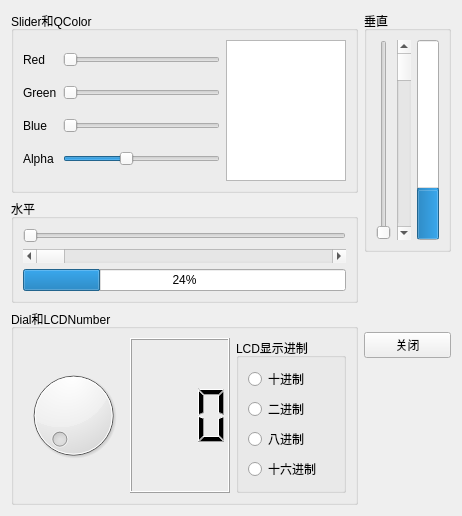
<?xml version="1.0" encoding="UTF-8"?>
<ui version="4.0">
 <class>Widget</class>
 <widget class="QWidget" name="Widget">
  <property name="geometry">
   <rect>
    <x>0</x>
    <y>0</y>
    <width>462</width>
    <height>516</height>
   </rect>
  </property>
  <property name="windowTitle">
   <string>Widget</string>
  </property>
  <layout class="QHBoxLayout" name="horizontalLayout_3">
   <item>
    <layout class="QVBoxLayout" name="verticalLayout_2">
     <item>
      <widget class="QGroupBox" name="groupBox">
       <property name="title">
        <string>Slider和QColor</string>
       </property>
       <layout class="QGridLayout" name="gridLayout_2">
        <item row="0" column="0">
         <layout class="QGridLayout" name="gridLayout">
          <item row="3" column="0">
           <widget class="QLabel" name="label_4">
            <property name="text">
             <string>Alpha</string>
            </property>
           </widget>
          </item>
          <item row="0" column="0">
           <widget class="QLabel" name="label">
            <property name="text">
             <string>Red</string>
            </property>
           </widget>
          </item>
          <item row="2" column="0">
           <widget class="QLabel" name="label_3">
            <property name="text">
             <string>Blue</string>
            </property>
           </widget>
          </item>
          <item row="1" column="0">
           <widget class="QLabel" name="label_2">
            <property name="text">
             <string>Green</string>
            </property>
           </widget>
          </item>
          <item row="1" column="1">
           <widget class="QSlider" name="SliderGreen">
            <property name="maximum">
             <number>255</number>
            </property>
            <property name="orientation">
             <enum>Qt::Horizontal</enum>
            </property>
           </widget>
          </item>
          <item row="2" column="1">
           <widget class="QSlider" name="SliderBlue">
            <property name="maximum">
             <number>255</number>
            </property>
            <property name="orientation">
             <enum>Qt::Horizontal</enum>
            </property>
           </widget>
          </item>
          <item row="3" column="1">
           <widget class="QSlider" name="SliderAlpha">
            <property name="maximum">
             <number>255</number>
            </property>
            <property name="value">
             <number>100</number>
            </property>
            <property name="orientation">
             <enum>Qt::Horizontal</enum>
            </property>
           </widget>
          </item>
          <item row="0" column="1">
           <widget class="QSlider" name="SliderRed">
            <property name="maximum">
             <number>255</number>
            </property>
            <property name="orientation">
             <enum>Qt::Horizontal</enum>
            </property>
           </widget>
          </item>
         </layout>
        </item>
        <item row="0" column="1">
         <widget class="QTextEdit" name="textEdit">
          <property name="minimumSize">
           <size>
            <width>100</width>
            <height>0</height>
           </size>
          </property>
          <property name="maximumSize">
           <size>
            <width>120</width>
            <height>16777215</height>
           </size>
          </property>
          <property name="palette">
           <palette>
            <active>
             <colorrole role="Base">
              <brush brushstyle="SolidPattern">
               <color alpha="255">
                <red>0</red>
                <green>255</green>
                <blue>0</blue>
               </color>
              </brush>
             </colorrole>
            </active>
            <inactive/>
            <disabled/>
           </palette>
          </property>
         </widget>
        </item>
       </layout>
      </widget>
     </item>
     <item>
      <widget class="QGroupBox" name="groupBox_2">
       <property name="title">
        <string>水平</string>
       </property>
       <layout class="QVBoxLayout" name="verticalLayout">
        <item>
         <widget class="QSlider" name="SliderH">
          <property name="orientation">
           <enum>Qt::Horizontal</enum>
          </property>
         </widget>
        </item>
        <item>
         <widget class="QScrollBar" name="ScrollBarH">
          <property name="orientation">
           <enum>Qt::Horizontal</enum>
          </property>
         </widget>
        </item>
        <item>
         <widget class="QProgressBar" name="progBarH">
          <property name="value">
           <number>24</number>
          </property>
         </widget>
        </item>
       </layout>
      </widget>
     </item>
     <item>
      <widget class="QGroupBox" name="groupBox_3">
       <property name="title">
        <string>Dial和LCDNumber</string>
       </property>
       <layout class="QHBoxLayout" name="horizontalLayout">
        <item>
         <widget class="QDial" name="dial">
          <property name="minimumSize">
           <size>
            <width>80</width>
            <height>0</height>
           </size>
          </property>
         </widget>
        </item>
        <item>
         <widget class="QLCDNumber" name="lcdNumber">
          <property name="minimumSize">
           <size>
            <width>80</width>
            <height>0</height>
           </size>
          </property>
          <property name="digitCount">
           <number>3</number>
          </property>
         </widget>
        </item>
        <item>
         <widget class="QGroupBox" name="groupBox_4">
          <property name="minimumSize">
           <size>
            <width>110</width>
            <height>0</height>
           </size>
          </property>
          <property name="title">
           <string>LCD显示进制</string>
          </property>
          <layout class="QGridLayout" name="gridLayout_4">
           <item row="0" column="0">
            <widget class="QRadioButton" name="radioBtnDec">
             <property name="text">
              <string>十进制</string>
             </property>
            </widget>
           </item>
           <item row="1" column="0">
            <widget class="QRadioButton" name="radioButton_2">
             <property name="text">
              <string>二进制</string>
             </property>
            </widget>
           </item>
           <item row="2" column="0">
            <widget class="QRadioButton" name="radioButton_3">
             <property name="text">
              <string>八进制</string>
             </property>
            </widget>
           </item>
           <item row="3" column="0">
            <widget class="QRadioButton" name="radioBtnHex">
             <property name="text">
              <string>十六进制</string>
             </property>
            </widget>
           </item>
          </layout>
         </widget>
        </item>
       </layout>
      </widget>
     </item>
    </layout>
   </item>
   <item>
    <layout class="QVBoxLayout" name="verticalLayout_3">
     <item>
      <widget class="QGroupBox" name="groupBox_5">
       <property name="title">
        <string>垂直</string>
       </property>
       <layout class="QHBoxLayout" name="horizontalLayout_2">
        <item>
         <widget class="QSlider" name="verticalSlider">
          <property name="orientation">
           <enum>Qt::Vertical</enum>
          </property>
         </widget>
        </item>
        <item>
         <widget class="QScrollBar" name="verticalScrollBar">
          <property name="minimumSize">
           <size>
            <width>0</width>
            <height>200</height>
           </size>
          </property>
          <property name="orientation">
           <enum>Qt::Vertical</enum>
          </property>
         </widget>
        </item>
        <item>
         <widget class="QProgressBar" name="progressBar_2">
          <property name="value">
           <number>24</number>
          </property>
          <property name="orientation">
           <enum>Qt::Vertical</enum>
          </property>
          <property name="invertedAppearance">
           <bool>false</bool>
          </property>
          <property name="textDirection">
           <enum>QProgressBar::TopToBottom</enum>
          </property>
         </widget>
        </item>
       </layout>
      </widget>
     </item>
     <item>
      <spacer name="verticalSpacer">
       <property name="orientation">
        <enum>Qt::Vertical</enum>
       </property>
       <property name="sizeHint" stdset="0">
        <size>
         <width>20</width>
         <height>107</height>
        </size>
       </property>
      </spacer>
     </item>
     <item>
      <widget class="QPushButton" name="btnClose">
       <property name="text">
        <string>关闭</string>
       </property>
       <property name="icon">
        <iconset resource="images/icon.qrc">
         <normaloff>:/new/icons/退出.svg</normaloff>:/new/icons/退出.svg</iconset>
       </property>
      </widget>
     </item>
     <item>
      <spacer name="verticalSpacer_2">
       <property name="orientation">
        <enum>Qt::Vertical</enum>
       </property>
       <property name="sizeHint" stdset="0">
        <size>
         <width>20</width>
         <height>179</height>
        </size>
       </property>
      </spacer>
     </item>
    </layout>
   </item>
  </layout>
 </widget>
 <resources>
  <include location="images/icon.qrc"/>
 </resources>
 <connections>
  <connection>
   <sender>btnClose</sender>
   <signal>clicked()</signal>
   <receiver>Widget</receiver>
   <slot>close()</slot>
   <hints>
    <hint type="sourcelabel">
     <x>374</x>
     <y>389</y>
    </hint>
    <hint type="destinationlabel">
     <x>214</x>
     <y>299</y>
    </hint>
   </hints>
  </connection>
 </connections>
</ui>
